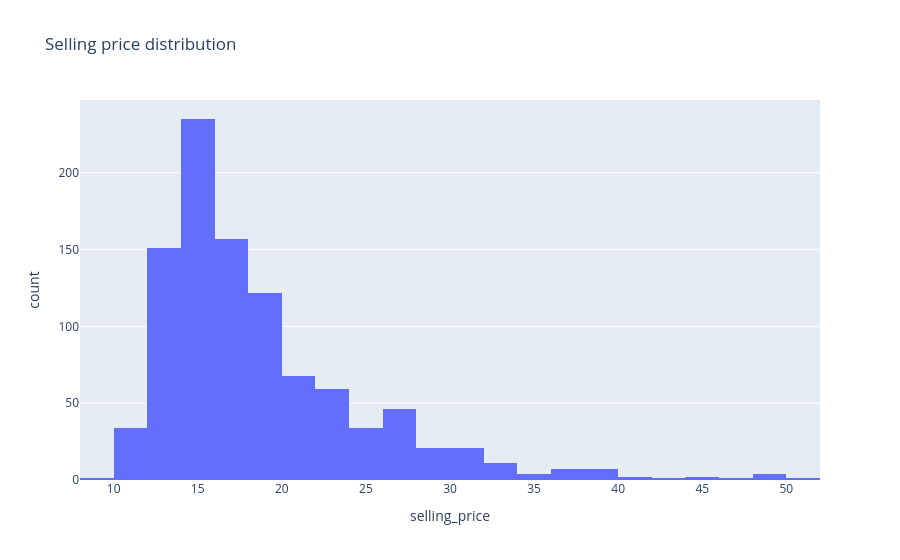

This figure's notebook cell:
### Code cell
import plotly.express as px

fig = px.histogram(merged_df, x='selling_price', nbins=40, title='Selling price distribution')
fig.show()

### Figure 1 — Plotly figure (JSON) as saved in the notebook; plotly's stock layout.template omitted (floating-point values rounded to 4 significant figures; data arrays with more than 128 entries replaced by an {"elided": "..."} marker saying what was removed)
{"data": [{"bingroup": "x", "hovertemplate": "selling_price=%{x}<br>count=%{y}<extra></extra>", "legendgroup": "", "marker": {"color": "#636efa", "pattern": {"shape": ""}}, "name": "", "nbinsx": 40, "orientation": "v", "showlegend": false, "type": "histogram", "x": {"elided": "989 float values"}, "xaxis": "x", "yaxis": "y"}], "layout": {"barmode": "relative", "legend": {"tracegroupgap": 0}, "title": {"text": "Selling price distribution"}, "xaxis": {"anchor": "y", "domain": [0, 1], "title": {"text": "selling_price"}}, "yaxis": {"anchor": "x", "domain": [0, 1], "title": {"text": "count"}}}}
